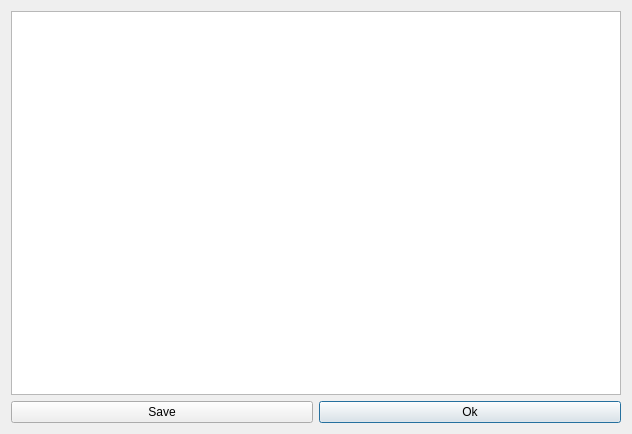
<?xml version="1.0" encoding="UTF-8"?>
<ui version="4.0">
 <class>Dialog</class>
 <widget class="QDialog" name="Dialog">
  <property name="geometry">
   <rect>
    <x>0</x>
    <y>0</y>
    <width>632</width>
    <height>434</height>
   </rect>
  </property>
  <property name="windowTitle">
   <string>Dialog</string>
  </property>
  <layout class="QGridLayout" name="gridLayout">
   <item row="0" column="1" colspan="2">
    <widget class="QTextBrowser" name="code_browser">
     <property name="lineWrapMode">
      <enum>QTextEdit::NoWrap</enum>
     </property>
    </widget>
   </item>
   <item row="1" column="2">
    <widget class="QPushButton" name="ok_button">
     <property name="text">
      <string>Ok</string>
     </property>
    </widget>
   </item>
   <item row="1" column="1">
    <widget class="QPushButton" name="save_button">
     <property name="text">
      <string>Save</string>
     </property>
    </widget>
   </item>
  </layout>
 </widget>
 <resources/>
 <connections>
  <connection>
   <sender>ok_button</sender>
   <signal>clicked()</signal>
   <receiver>Dialog</receiver>
   <slot>close()</slot>
   <hints>
    <hint type="sourcelabel">
     <x>470</x>
     <y>411</y>
    </hint>
    <hint type="destinationlabel">
     <x>315</x>
     <y>216</y>
    </hint>
   </hints>
  </connection>
 </connections>
</ui>
